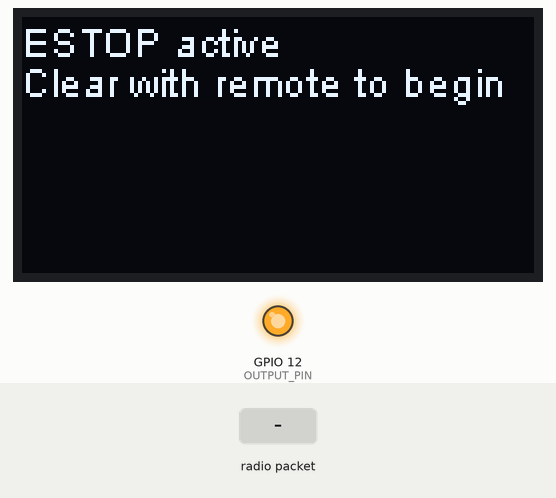
Recording of a sketch running on a simulated ESP32. Parts: 128×64 one-colour display, output pins drawn as LEDs (lit = HIGH). Inputs (shaded band) come from the test bench. What the sketch prints to the serial monitor is not drawn.

Above: at 1.2 s.
1.3 s: radio packet "CLEAR" arrives
At 2.5 s:
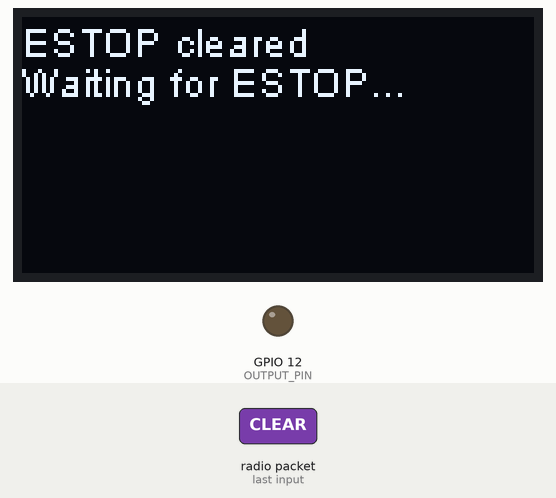
2.8 s: radio packet "ESTOP" arrives
At 3.9 s:
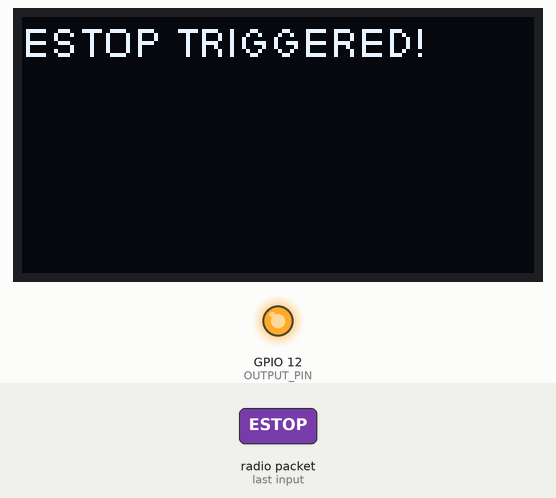
Timing chart, 0 to 5.8 s (numbered marks = the images above; inputs shaded):
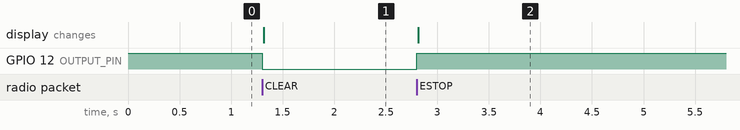

The sketch:

Paradigm_IGVC_ESTOP_Rx.ino
```cpp
// (licence header left out)
#include "heltec.h"
#include "string.h"

// Pin to drive high when ESTOP is pressed
// GPIO12 comes out on the 16th pin of JP3
#define OUTPUT_PIN 12

// Band for the LoRa, this must be the same for both modules or you're gonna have a bad time
#define BAND 868E6

void setup () {
  pinMode(OUTPUT_PIN, OUTPUT);
  digitalWrite(OUTPUT_PIN, HIGH); // have estop be active on boot to cover case where receiver is turned on while transmitter button is already latched

  // there's likely no one listening to this but set it up in case it helps with debug
  Serial.begin(9600);

  // set up the weird library for this weird Chinese thing y'all went and bought
  // this line is ripped verbatim from the LED control example provided by the manufacturer
  Heltec.begin(false /*DisplayEnable Enable*/, true /*Heltec.LoRa Disable*/, true /*Serial Enable*/, true /*PABOOST Enable*/, BAND /*long BAND*/);

  // set up the OLED because it's there, might as well use it
  // initialization steps taken from the OLED examples from HelTec
  Heltec.display->init();
  Heltec.display->setFont(ArialMT_Plain_10);
  Heltec.display->drawString(0, 0, "ESTOP active");
  Heltec.display->drawString(0, 10, "Clear with remote to begin");
  Heltec.display->display();
}

void loop () {
  // try to parse a LoRa packet, if we succeed we received one
  // this framework is lifted from the Rx script for the LED control example by HelTec
  int packetSize = LoRa.parsePacket();

  if (packetSize) {
    // we got one
    Serial.println("Packet received, reading...");

    // ah, the pains of C
    // Arduino can do some more C++ish stringy things
    // but I don't trust them
    char buff[50];
    int index = 0;
    while (LoRa.available()) {
      buff[index++] = (char)LoRa.read();
    }

    // check message contents and set/clear pin
    if (strncmp(buff, "ESTOP", index) == 0) {
      // drive the output high
      digitalWrite(OUTPUT_PIN, HIGH);

      // update the display
      Heltec.display->clear();
      Heltec.display->drawString(0, 0, "ESTOP TRIGGERED!");
      Heltec.display->display();

      Serial.println("ESTOP TRIGGERED!");
    }
    else if (strncmp(buff, "CLEAR", index) == 0) {
      // drive output low
      digitalWrite(OUTPUT_PIN, LOW);

      // update the display
      Heltec.display->clear();
      Heltec.display->drawString(0, 0, "ESTOP cleared");
      Heltec.display->drawString(0, 10, "Waiting for ESTOP...");
      Heltec.display->display();
    }
    else {
      Serial.println("Packet does not request ESTOP.");
    }

    Serial.println("Packet read complete.");
  }

  delay(10);
}
```

Measured:
- after the input at 1.3 s, GPIO 12 (OUTPUT_PIN): HIGH → LOW at once; the display: changes at once (image 1)
- after the input at 2.8 s, GPIO 12 (OUTPUT_PIN): LOW → HIGH at once; the display: changes at once (image 2)
